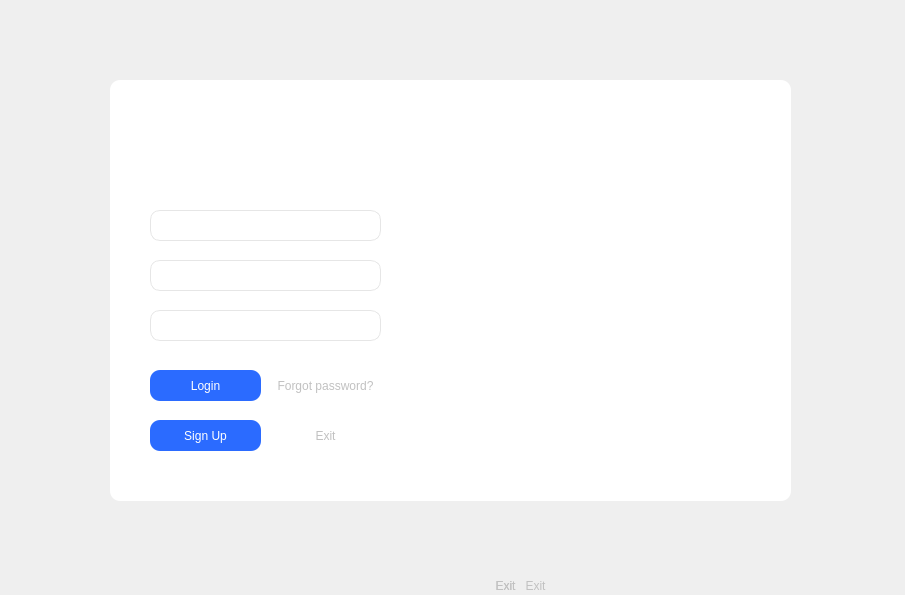
<?xml version="1.0" encoding="UTF-8"?>
<ui version="4.0">
 <class>Client</class>
 <widget class="QMainWindow" name="Client">
  <property name="geometry">
   <rect>
    <x>0</x>
    <y>0</y>
    <width>905</width>
    <height>595</height>
   </rect>
  </property>
  <property name="windowTitle">
   <string>Client</string>
  </property>
  <widget class="QWidget" name="centralwidget">
   <widget class="QLabel" name="label">
    <property name="geometry">
     <rect>
      <x>0</x>
      <y>0</y>
      <width>901</width>
      <height>591</height>
     </rect>
    </property>
    <property name="styleSheet">
     <string notr="true">border-image: url(:/C:/pictures/blue-candlestick-chart-on-blue-background-trading-graphic-design-concept-financial-stock-market-cryptocurrency-graph-illustration-vector.jpg);
border-radius:20px;</string>
    </property>
    <property name="text">
     <string/>
    </property>
   </widget>
   <widget class="QLabel" name="label_2">
    <property name="geometry">
     <rect>
      <x>100</x>
      <y>70</y>
      <width>551</width>
      <height>351</height>
     </rect>
    </property>
    <property name="text">
     <string/>
    </property>
   </widget>
   <widget class="QLabel" name="label_3">
    <property name="geometry">
     <rect>
      <x>110</x>
      <y>80</y>
      <width>681</width>
      <height>421</height>
     </rect>
    </property>
    <property name="styleSheet">
     <string notr="true">background-color: rgb(255, 255, 255);
border-radius:10px</string>
    </property>
    <property name="text">
     <string/>
    </property>
   </widget>
   <widget class="QLabel" name="label_4">
    <property name="geometry">
     <rect>
      <x>398</x>
      <y>80</y>
      <width>391</width>
      <height>421</height>
     </rect>
    </property>
    <property name="styleSheet">
     <string notr="true">border-image: url(:/C:/pictures/confused-trader-over-buy-or-sell-4658598-3868026.webp);</string>
    </property>
    <property name="text">
     <string/>
    </property>
   </widget>
   <widget class="QLineEdit" name="lineEdit_username">
    <property name="geometry">
     <rect>
      <x>150</x>
      <y>260</y>
      <width>231</width>
      <height>31</height>
     </rect>
    </property>
    <property name="styleSheet">
     <string notr="true">border :  1px solid rgb(230, 230, 230);
border-radius:10px;</string>
    </property>
   </widget>
   <widget class="QLineEdit" name="lineEdit_password">
    <property name="geometry">
     <rect>
      <x>150</x>
      <y>310</y>
      <width>231</width>
      <height>31</height>
     </rect>
    </property>
    <property name="styleSheet">
     <string notr="true">border :  1px solid rgb(230, 230, 230);
border-radius:10px;</string>
    </property>
   </widget>
   <widget class="QPushButton" name="pushButton_login">
    <property name="geometry">
     <rect>
      <x>150</x>
      <y>370</y>
      <width>111</width>
      <height>31</height>
     </rect>
    </property>
    <property name="styleSheet">
     <string notr="true">QPushButton{
border-radius:10px;
background-color: rgb(43, 107, 255);
font: 600 9pt &quot;Segoe UI Variable Display Semib&quot; ;;
color : white;}
QPushButton:pressed{
	background-color: rgb(114, 156, 255);
}</string>
    </property>
    <property name="text">
     <string>Login</string>
    </property>
   </widget>
   <widget class="QPushButton" name="pushButton_fpassword">
    <property name="geometry">
     <rect>
      <x>270</x>
      <y>370</y>
      <width>111</width>
      <height>31</height>
     </rect>
    </property>
    <property name="styleSheet">
     <string notr="true">QPushButton{
border-radius:10px;
font: 600 9pt &quot;Segoe UI Variable Display Semib&quot;;
color : rgb(193, 193, 193);}
QPushButton:pressed{
	background-color: rgb(220, 220, 220);
}</string>
    </property>
    <property name="text">
     <string>Forgot password?</string>
    </property>
   </widget>
   <widget class="QPushButton" name="pushButton_signup">
    <property name="geometry">
     <rect>
      <x>150</x>
      <y>420</y>
      <width>111</width>
      <height>31</height>
     </rect>
    </property>
    <property name="styleSheet">
     <string notr="true">QPushButton{
border-radius:10px;
background-color: rgb(43, 107, 255);
font: 600 9pt &quot;Segoe UI Variable Display Semib&quot; ;;
color : white;}
QPushButton:pressed{
	background-color: rgb(114, 156, 255);
}</string>
    </property>
    <property name="text">
     <string>Sign Up</string>
    </property>
   </widget>
   <widget class="QPushButton" name="pushButton_exit">
    <property name="geometry">
     <rect>
      <x>270</x>
      <y>420</y>
      <width>111</width>
      <height>31</height>
     </rect>
    </property>
    <property name="styleSheet">
     <string notr="true">QPushButton{
border-radius:10px;
font: 600 9pt &quot;Segoe UI Variable Display Semib&quot;;
color : rgb(193, 193, 193);}
QPushButton:pressed{
	background-color: rgb(220, 220, 220);
}</string>
    </property>
    <property name="text">
     <string>Exit</string>
    </property>
   </widget>
   <widget class="QLabel" name="label_5">
    <property name="geometry">
     <rect>
      <x>220</x>
      <y>90</y>
      <width>101</width>
      <height>91</height>
     </rect>
    </property>
    <property name="styleSheet">
     <string notr="true">border-image: url(:/C:/pictures/OIP (1).jpg);</string>
    </property>
    <property name="text">
     <string/>
    </property>
   </widget>
   <widget class="QPushButton" name="pushButton_exit_2">
    <property name="geometry">
     <rect>
      <x>480</x>
      <y>570</y>
      <width>111</width>
      <height>31</height>
     </rect>
    </property>
    <property name="styleSheet">
     <string notr="true">QPushButton{
border-radius:10px;
font: 600 9pt &quot;Segoe UI Variable Display Semib&quot;;
color : rgb(193, 193, 193);}
QPushButton:pressed{
	background-color: rgb(220, 220, 220);
}</string>
    </property>
    <property name="text">
     <string>Exit</string>
    </property>
   </widget>
   <widget class="QPushButton" name="pushButton_exit_3">
    <property name="geometry">
     <rect>
      <x>450</x>
      <y>570</y>
      <width>111</width>
      <height>31</height>
     </rect>
    </property>
    <property name="styleSheet">
     <string notr="true">QPushButton{
border-radius:10px;
font: 600 9pt &quot;Segoe UI Variable Display Semib&quot;;
color : rgb(193, 193, 193);}
QPushButton:pressed{
	background-color: rgb(220, 220, 220);
}</string>
    </property>
    <property name="text">
     <string>Exit</string>
    </property>
   </widget>
   <widget class="QPushButton" name="pushButton_exit_4">
    <property name="geometry">
     <rect>
      <x>450</x>
      <y>570</y>
      <width>111</width>
      <height>31</height>
     </rect>
    </property>
    <property name="styleSheet">
     <string notr="true">QPushButton{
border-radius:10px;
font: 600 9pt &quot;Segoe UI Variable Display Semib&quot;;
color : rgb(193, 193, 193);}
QPushButton:pressed{
	background-color: rgb(220, 220, 220);
}</string>
    </property>
    <property name="text">
     <string>Exit</string>
    </property>
   </widget>
   <widget class="QLineEdit" name="lineEdit_Email">
    <property name="geometry">
     <rect>
      <x>150</x>
      <y>210</y>
      <width>231</width>
      <height>31</height>
     </rect>
    </property>
    <property name="styleSheet">
     <string notr="true">border :  1px solid rgb(230, 230, 230);
border-radius:10px;</string>
    </property>
   </widget>
  </widget>
 </widget>
 <resources/>
 <connections/>
</ui>
